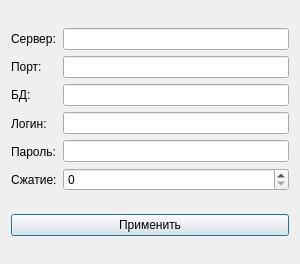
<?xml version="1.0" encoding="UTF-8"?>
<ui version="4.0">
 <class>prefDatabaseDialog</class>
 <widget class="QDialog" name="prefDatabaseDialog">
  <property name="windowModality">
   <enum>Qt::ApplicationModal</enum>
  </property>
  <property name="geometry">
   <rect>
    <x>0</x>
    <y>0</y>
    <width>300</width>
    <height>264</height>
   </rect>
  </property>
  <property name="minimumSize">
   <size>
    <width>300</width>
    <height>264</height>
   </size>
  </property>
  <property name="maximumSize">
   <size>
    <width>300</width>
    <height>264</height>
   </size>
  </property>
  <property name="windowTitle">
   <string>Настройки - база данных</string>
  </property>
  <property name="sizeGripEnabled">
   <bool>false</bool>
  </property>
  <property name="modal">
   <bool>true</bool>
  </property>
  <layout class="QVBoxLayout" name="verticalLayout_3">
   <item>
    <layout class="QHBoxLayout" name="horizontalLayout" stretch="1,10">
     <item>
      <layout class="QVBoxLayout" name="verticalLayout">
       <item>
        <widget class="QLabel" name="label">
         <property name="text">
          <string>Сервер:</string>
         </property>
        </widget>
       </item>
       <item>
        <widget class="QLabel" name="label_2">
         <property name="text">
          <string>Порт:</string>
         </property>
        </widget>
       </item>
       <item>
        <widget class="QLabel" name="label_3">
         <property name="text">
          <string>БД:</string>
         </property>
        </widget>
       </item>
       <item>
        <widget class="QLabel" name="label_4">
         <property name="text">
          <string>Логин:</string>
         </property>
        </widget>
       </item>
       <item>
        <widget class="QLabel" name="label_5">
         <property name="text">
          <string>Пароль:</string>
         </property>
        </widget>
       </item>
       <item>
        <widget class="QLabel" name="label_6">
         <property name="text">
          <string>Сжатие:</string>
         </property>
        </widget>
       </item>
      </layout>
     </item>
     <item>
      <layout class="QVBoxLayout" name="verticalLayout_2">
       <item>
        <widget class="QLineEdit" name="leServer"/>
       </item>
       <item>
        <widget class="QLineEdit" name="lePort"/>
       </item>
       <item>
        <widget class="QLineEdit" name="leDatabase"/>
       </item>
       <item>
        <widget class="QLineEdit" name="leUser"/>
       </item>
       <item>
        <widget class="QLineEdit" name="lePassword">
         <property name="echoMode">
          <enum>QLineEdit::Password</enum>
         </property>
        </widget>
       </item>
       <item>
        <widget class="QSpinBox" name="sbCmpRatio">
         <property name="maximum">
          <number>10</number>
         </property>
        </widget>
       </item>
      </layout>
     </item>
    </layout>
   </item>
   <item>
    <widget class="QPushButton" name="pbApply">
     <property name="text">
      <string>Применить</string>
     </property>
     <property name="icon">
      <iconset resource="res.qrc">
       <normaloff>:/pic/action_accept.png</normaloff>:/pic/action_accept.png</iconset>
     </property>
     <property name="default">
      <bool>false</bool>
     </property>
     <property name="flat">
      <bool>false</bool>
     </property>
    </widget>
   </item>
  </layout>
 </widget>
 <resources>
  <include location="res.qrc"/>
 </resources>
 <connections/>
</ui>
